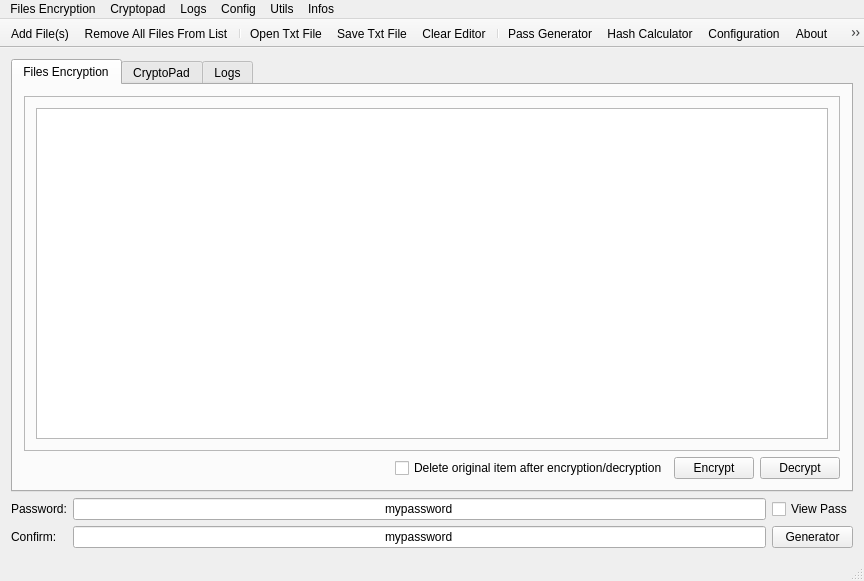
<?xml version="1.0" encoding="UTF-8"?>
<ui version="4.0">
 <class>MainWindow</class>
 <widget class="QMainWindow" name="MainWindow">
  <property name="geometry">
   <rect>
    <x>0</x>
    <y>0</y>
    <width>864</width>
    <height>581</height>
   </rect>
  </property>
  <property name="windowTitle">
   <string notr="true">MyMainWindow</string>
  </property>
  <widget class="QWidget" name="centralWidget">
   <layout class="QVBoxLayout" name="verticalLayout">
    <item>
     <widget class="QTabWidget" name="tabWidget">
      <property name="currentIndex">
       <number>0</number>
      </property>
      <widget class="QWidget" name="tab">
       <attribute name="title">
        <string>Files Encryption</string>
       </attribute>
       <layout class="QVBoxLayout" name="verticalLayout_3">
        <item>
         <widget class="QFrame" name="frame">
          <property name="frameShape">
           <enum>QFrame::StyledPanel</enum>
          </property>
          <property name="frameShadow">
           <enum>QFrame::Raised</enum>
          </property>
          <layout class="QHBoxLayout" name="horizontalLayout_5">
           <item>
            <widget class="QTableView" name="fileListViewCrypto">
             <property name="focusPolicy">
              <enum>Qt::ClickFocus</enum>
             </property>
            </widget>
           </item>
          </layout>
         </widget>
        </item>
        <item>
         <layout class="QHBoxLayout" name="horizontalLayout">
          <item>
           <spacer name="horizontalSpacer">
            <property name="orientation">
             <enum>Qt::Horizontal</enum>
            </property>
            <property name="sizeHint" stdset="0">
             <size>
              <width>40</width>
              <height>20</height>
             </size>
            </property>
           </spacer>
          </item>
          <item>
           <widget class="QCheckBox" name="CheckDeleteFiles">
            <property name="text">
             <string>Delete original item after encryption/decryption</string>
            </property>
           </widget>
          </item>
          <item>
           <widget class="QPushButton" name="pushEncrypt">
            <property name="text">
             <string>Encrypt</string>
            </property>
            <property name="icon">
             <iconset resource="rsc.qrc">
              <normaloff>:/pixmaps/encrypt.png</normaloff>:/pixmaps/encrypt.png</iconset>
            </property>
           </widget>
          </item>
          <item>
           <widget class="QPushButton" name="pushDecrypt">
            <property name="text">
             <string>Decrypt</string>
            </property>
            <property name="icon">
             <iconset resource="rsc.qrc">
              <normaloff>:/pixmaps/decrypt.png</normaloff>:/pixmaps/decrypt.png</iconset>
            </property>
           </widget>
          </item>
         </layout>
        </item>
       </layout>
      </widget>
      <widget class="QWidget" name="tab_2">
       <attribute name="title">
        <string>CryptoPad</string>
       </attribute>
       <layout class="QVBoxLayout" name="verticalLayout_4">
        <item>
         <widget class="QPlainTextEdit" name="cryptoPadEditor">
          <property name="font">
           <font>
            <family>Monospace</family>
            <pointsize>11</pointsize>
           </font>
          </property>
         </widget>
        </item>
        <item>
         <layout class="QHBoxLayout" name="horizontalLayout_2">
          <item>
           <spacer name="horizontalSpacer_2">
            <property name="orientation">
             <enum>Qt::Horizontal</enum>
            </property>
            <property name="sizeHint" stdset="0">
             <size>
              <width>40</width>
              <height>20</height>
             </size>
            </property>
           </spacer>
          </item>
          <item>
           <widget class="QPushButton" name="pushEncryptTxt">
            <property name="text">
             <string>Encrypt</string>
            </property>
            <property name="icon">
             <iconset resource="rsc.qrc">
              <normaloff>:/pixmaps/encrypt.png</normaloff>:/pixmaps/encrypt.png</iconset>
            </property>
           </widget>
          </item>
          <item>
           <widget class="QPushButton" name="pushDecryptTxt">
            <property name="text">
             <string>Decrypt</string>
            </property>
            <property name="icon">
             <iconset resource="rsc.qrc">
              <normaloff>:/pixmaps/decrypt.png</normaloff>:/pixmaps/decrypt.png</iconset>
            </property>
           </widget>
          </item>
         </layout>
        </item>
       </layout>
      </widget>
      <widget class="QWidget" name="tab_3">
       <attribute name="title">
        <string>Logs</string>
       </attribute>
       <layout class="QVBoxLayout" name="verticalLayout_2">
        <item>
         <widget class="QTextEdit" name="textLogs"/>
        </item>
       </layout>
      </widget>
     </widget>
    </item>
    <item>
     <layout class="QGridLayout" name="gridLayout">
      <item row="0" column="0">
       <widget class="QLabel" name="password_label">
        <property name="text">
         <string>Password:</string>
        </property>
       </widget>
      </item>
      <item row="0" column="1">
       <widget class="QLineEdit" name="password_0">
        <property name="text">
         <string notr="true">mypassword</string>
        </property>
        <property name="alignment">
         <set>Qt::AlignCenter</set>
        </property>
        <property name="placeholderText">
         <string notr="true"/>
        </property>
       </widget>
      </item>
      <item row="1" column="1">
       <widget class="QLineEdit" name="password_1">
        <property name="text">
         <string notr="true">mypassword</string>
        </property>
        <property name="alignment">
         <set>Qt::AlignCenter</set>
        </property>
        <property name="placeholderText">
         <string notr="true"/>
        </property>
       </widget>
      </item>
      <item row="1" column="0">
       <widget class="QLabel" name="label">
        <property name="text">
         <string>Confirm:</string>
        </property>
       </widget>
      </item>
      <item row="1" column="2">
       <widget class="QPushButton" name="pushGenerator">
        <property name="text">
         <string>Generator</string>
        </property>
        <property name="icon">
         <iconset resource="rsc.qrc">
          <normaloff>:/pixmaps/alpha-g-circle-outline.svg</normaloff>:/pixmaps/alpha-g-circle-outline.svg</iconset>
        </property>
       </widget>
      </item>
      <item row="0" column="2">
       <widget class="QCheckBox" name="checkViewpass">
        <property name="text">
         <string>View Pass</string>
        </property>
       </widget>
      </item>
     </layout>
    </item>
   </layout>
  </widget>
  <widget class="QMenuBar" name="menuBar">
   <property name="geometry">
    <rect>
     <x>0</x>
     <y>0</y>
     <width>864</width>
     <height>23</height>
    </rect>
   </property>
   <widget class="QMenu" name="menuFile">
    <property name="title">
     <string>Files Encryption</string>
    </property>
    <addaction name="menuAddFiles"/>
    <addaction name="menuClearList"/>
    <addaction name="menuEncryptList"/>
    <addaction name="menuDecryptList"/>
    <addaction name="menuAbortJob"/>
    <addaction name="menuQuit"/>
    <addaction name="menuAddFolder"/>
   </widget>
   <widget class="QMenu" name="menuLog">
    <property name="title">
     <string>Logs</string>
    </property>
    <addaction name="menuSaveLogs"/>
    <addaction name="menuSelectAll"/>
    <addaction name="menuClearLogView"/>
    <addaction name="menuQuit3"/>
   </widget>
   <widget class="QMenu" name="menuConfig">
    <property name="title">
     <string>Config</string>
    </property>
    <widget class="QMenu" name="menuTheme">
     <property name="title">
      <string>Theme</string>
     </property>
     <addaction name="actionThemeDark"/>
     <addaction name="actionThemeClassic"/>
    </widget>
    <addaction name="menuConfiguration"/>
    <addaction name="menuViewToolbar"/>
    <addaction name="menuTheme"/>
   </widget>
   <widget class="QMenu" name="menuPassword_Generator">
    <property name="title">
     <string>Utils</string>
    </property>
    <addaction name="menuGenerator"/>
    <addaction name="menuHashCalculator"/>
    <addaction name="menuArgon2Tests"/>
   </widget>
   <widget class="QMenu" name="menuInfos">
    <property name="title">
     <string>Infos</string>
    </property>
    <addaction name="menuAboutArsenic"/>
    <addaction name="menuAboutQt"/>
   </widget>
   <widget class="QMenu" name="menuCryptopad">
    <property name="title">
     <string>Cryptopad</string>
    </property>
    <addaction name="menuOpenTxt"/>
    <addaction name="menuSaveTxt"/>
    <addaction name="menuSaveTxtAs"/>
    <addaction name="menuClearEditor"/>
    <addaction name="separator"/>
    <addaction name="menuEncryptTxt"/>
    <addaction name="menuDecryptTxt"/>
    <addaction name="menuQuit2"/>
   </widget>
   <addaction name="menuFile"/>
   <addaction name="menuCryptopad"/>
   <addaction name="menuLog"/>
   <addaction name="menuConfig"/>
   <addaction name="menuPassword_Generator"/>
   <addaction name="menuInfos"/>
  </widget>
  <widget class="QStatusBar" name="statusBar"/>
  <widget class="QToolBar" name="toolBar">
   <property name="contextMenuPolicy">
    <enum>Qt::NoContextMenu</enum>
   </property>
   <property name="windowTitle">
    <string>toolBar</string>
   </property>
   <property name="accessibleName">
    <string/>
   </property>
   <property name="movable">
    <bool>false</bool>
   </property>
   <property name="iconSize">
    <size>
     <width>20</width>
     <height>20</height>
    </size>
   </property>
   <property name="toolButtonStyle">
    <enum>Qt::ToolButtonIconOnly</enum>
   </property>
   <attribute name="toolBarArea">
    <enum>TopToolBarArea</enum>
   </attribute>
   <attribute name="toolBarBreak">
    <bool>false</bool>
   </attribute>
   <addaction name="menuAddFiles"/>
   <addaction name="menuClearList"/>
   <addaction name="separator"/>
   <addaction name="menuOpenTxt"/>
   <addaction name="menuSaveTxt"/>
   <addaction name="menuClearEditor"/>
   <addaction name="separator"/>
   <addaction name="menuGenerator"/>
   <addaction name="menuHashCalculator"/>
   <addaction name="menuConfiguration"/>
   <addaction name="menuAboutArsenic"/>
   <addaction name="menuQuit"/>
  </widget>
  <action name="menuAddFiles">
   <property name="icon">
    <iconset resource="rsc.qrc">
     <normaloff>:/pixmaps/add_file.png</normaloff>:/pixmaps/add_file.png</iconset>
   </property>
   <property name="text">
    <string>Add File(s)</string>
   </property>
  </action>
  <action name="menuQuit">
   <property name="icon">
    <iconset resource="rsc.qrc">
     <normaloff>:/pixmaps/close-outline.svg</normaloff>:/pixmaps/close-outline.svg</iconset>
   </property>
   <property name="text">
    <string>Quit</string>
   </property>
  </action>
  <action name="menuSaveLogs">
   <property name="text">
    <string>Save as txt file</string>
   </property>
  </action>
  <action name="menuSelectAll">
   <property name="text">
    <string>Select All</string>
   </property>
  </action>
  <action name="menuConfiguration">
   <property name="icon">
    <iconset resource="rsc.qrc">
     <normaloff>:/pixmaps/settings-outline.svg</normaloff>:/pixmaps/settings-outline.svg</iconset>
   </property>
   <property name="text">
    <string>Configuration</string>
   </property>
  </action>
  <action name="menuGenerator">
   <property name="icon">
    <iconset resource="rsc.qrc">
     <normaloff>:/pixmaps/alpha-g-circle-outline.svg</normaloff>:/pixmaps/alpha-g-circle-outline.svg</iconset>
   </property>
   <property name="text">
    <string>Pass Generator</string>
   </property>
  </action>
  <action name="menuHashCalculator">
   <property name="icon">
    <iconset resource="rsc.qrc">
     <normaloff>:/pixmaps/alpha-h-circle-outline.svg</normaloff>:/pixmaps/alpha-h-circle-outline.svg</iconset>
   </property>
   <property name="text">
    <string>Hash Calculator</string>
   </property>
  </action>
  <action name="menuAboutArsenic">
   <property name="icon">
    <iconset resource="rsc.qrc">
     <normaloff>:/pixmaps/comment-question-outline.svg</normaloff>:/pixmaps/comment-question-outline.svg</iconset>
   </property>
   <property name="text">
    <string>About</string>
   </property>
  </action>
  <action name="menuAboutQt">
   <property name="text">
    <string>About Qt</string>
   </property>
  </action>
  <action name="menuArgon2Tests">
   <property name="text">
    <string>Argon2 tests</string>
   </property>
  </action>
  <action name="menuViewToolbar">
   <property name="checkable">
    <bool>true</bool>
   </property>
   <property name="text">
    <string>View Button Toolbar</string>
   </property>
  </action>
  <action name="menuOpenTxt">
   <property name="icon">
    <iconset resource="rsc.qrc">
     <normaloff>:/pixmaps/open_txt.png</normaloff>:/pixmaps/open_txt.png</iconset>
   </property>
   <property name="text">
    <string>Open Txt File</string>
   </property>
  </action>
  <action name="menuSaveTxt">
   <property name="icon">
    <iconset resource="rsc.qrc">
     <normaloff>:/pixmaps/save_txt.png</normaloff>:/pixmaps/save_txt.png</iconset>
   </property>
   <property name="text">
    <string>Save Txt File</string>
   </property>
  </action>
  <action name="menuEncryptTxt">
   <property name="text">
    <string>Encrypt Editor</string>
   </property>
  </action>
  <action name="menuDecryptTxt">
   <property name="text">
    <string>Decrypt Editor</string>
   </property>
  </action>
  <action name="menuSaveTxtAs">
   <property name="text">
    <string>Save as...</string>
   </property>
  </action>
  <action name="menuClearLogView">
   <property name="text">
    <string>Clear Log View</string>
   </property>
  </action>
  <action name="menuQuit2">
   <property name="text">
    <string>Quit</string>
   </property>
  </action>
  <action name="menuQuit3">
   <property name="text">
    <string>Quit</string>
   </property>
  </action>
  <action name="menuClearEditor">
   <property name="icon">
    <iconset resource="rsc.qrc">
     <normaloff>:/pixmaps/clear_txt.png</normaloff>:/pixmaps/clear_txt.png</iconset>
   </property>
   <property name="text">
    <string>Clear Editor</string>
   </property>
  </action>
  <action name="menuEncryptList">
   <property name="text">
    <string>Encrypt List</string>
   </property>
  </action>
  <action name="menuDecryptList">
   <property name="text">
    <string>Decrypt List</string>
   </property>
  </action>
  <action name="menuAbortJob">
   <property name="text">
    <string>Abort Job</string>
   </property>
  </action>
  <action name="menuClearList">
   <property name="icon">
    <iconset resource="rsc.qrc">
     <normaloff>:/pixmaps/remove_file.png</normaloff>:/pixmaps/remove_file.png</iconset>
   </property>
   <property name="text">
    <string>Remove All Files From List</string>
   </property>
  </action>
  <action name="menuAddFolder">
   <property name="text">
    <string>Add Folder</string>
   </property>
  </action>
  <action name="actionThemeDark">
   <property name="checkable">
    <bool>true</bool>
   </property>
   <property name="text">
    <string>Dark</string>
   </property>
  </action>
  <action name="actionThemeClassic">
   <property name="checkable">
    <bool>true</bool>
   </property>
   <property name="checked">
    <bool>true</bool>
   </property>
   <property name="text">
    <string>Classic (Platform-native)</string>
   </property>
  </action>
 </widget>
 <layoutdefault spacing="6" margin="11"/>
 <tabstops>
  <tabstop>pushEncrypt</tabstop>
  <tabstop>pushDecrypt</tabstop>
  <tabstop>password_0</tabstop>
  <tabstop>password_1</tabstop>
 </tabstops>
 <resources>
  <include location="rsc.qrc"/>
 </resources>
 <connections/>
</ui>
